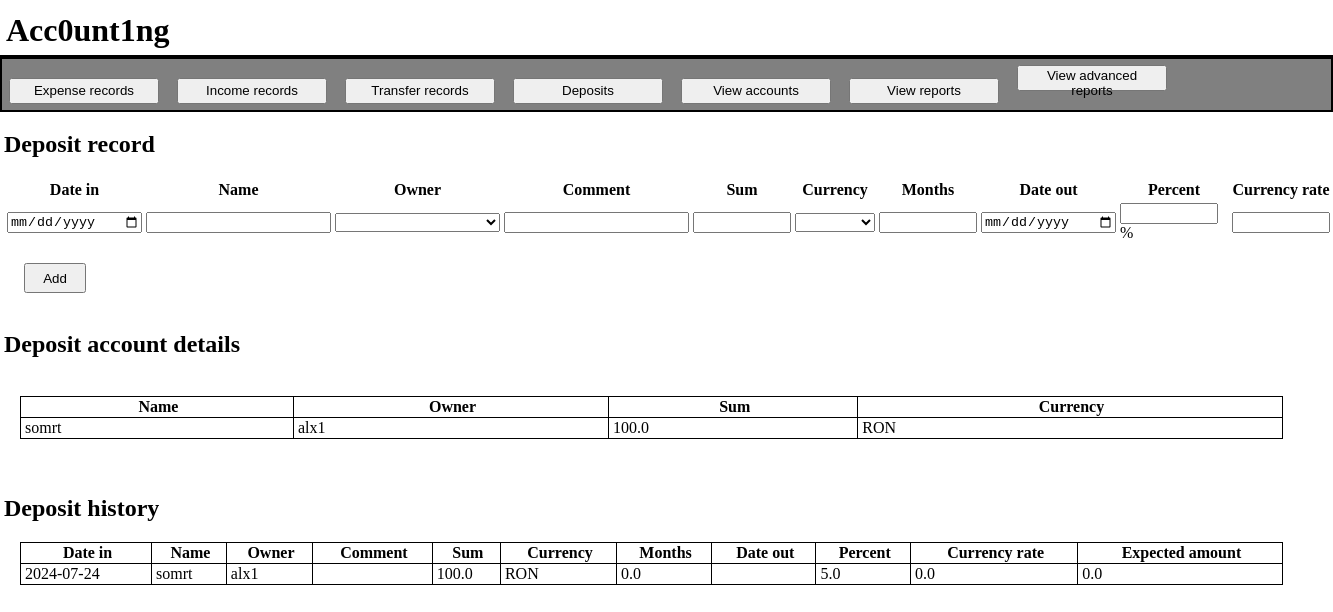
Page /add/deposit on the committed database.
### tables this page shows
CREATE TABLE PB_account_deposit (
                name text,
                person_bank text,
                sum real,
                currency text
            );

CREATE TABLE deposit (
                date_in text,
                name text,
                owner text,
                comment text,
                sum real,
                currency text,
                months real,
                date_out text,
                percent real,
                currency_rate real,
                expect real
            );

### api/api_run.py (the view, shortened to what this page needs)
@app.route("/add/deposit", methods = ["POST", "GET"])
def AddDeposit():
    if (request.method == "GET"):
        currencies = read_csv(SPVcurrPath)
        person_banks = Read('retacc')
        options = {
        'person_banks': person_banks,
        'currencies': currencies
        }
        data = Read('alldepacc')
        columns = ["Name", "Owner", "Sum", "Currency"]
        data2 = Read('alldep')
        columns2 = ["Date in", "Name", "Owner", "Comment", "Sum", "Currency", "Months" ,"Date out", "Percent", "Currency rate", "Expected amount"]
        return render_template("adddeposit.html", options=options, columns=columns, data=data, columns2=columns2, data2=data2)

### api/api_run.py (called while the page is built)
def read_csv(file_name):
    values = []
    with open(file_name, newline='') as csvfile:
        reader = csv.reader(csvfile)
        for row in reader:
            if row:
                values.append(row[0])
    return values

### api/templates/adddeposit.html
{% extends 'base.html' %}
{% block body %}
<h2>Deposit record</h2>
<form action="/add/deposit" method="post">
    <table>
        <tr>
            <th>Date in</th>
            <th>Name</th>
            <th>Owner</th>
            <th>Comment</th>
            <th>Sum</th>
            <th>Currency</th>
            <th>Months</th>
            <th>Date out</th>
            <th>Percent</th>
            <th>Currency rate</th>
        </tr>
        <tr>
            <td><input type="date" id="DateIn" name="DateIn" class="date" required></td>
            <td class="fields"><input type="text" id="Name" name="Name" autocomplete="off" required></td>
            <td class="fields">
                <select id="Owner" name="Owner" class="select" required>
                    <option value="" disabled selected> </option>
                    {% for person_bank in options.person_banks %}
                    <option value="{{ person_bank }}">{{ person_bank }}</option>
                    {% endfor %}
                </select>
            </td>
            <td class="fields"><input type="text" id="Comment" name="Comment" autocomplete="off"></td>
            <td class="SPfields"><input type="text" id="Sum" name="Sum" autocomplete="off" class="SPfields" required></td>
            <td>
                <select id="Currency" name="Currency" class="select_curr" required>
                    <option value="" disabled selected> </option>
                    {% for currency in options.currencies %}
                    <option value="{{ currency }}">{{ currency }}</option>
                    {% endfor %}
                </select>
            </td>
            <td class="SPfields"><input type="text" id="Months" name="Months" autocomplete="off" class="SPfields"></td>
            <td><input type="date" id="DateOut" name="DateOut" class="date"></td>
            <td><input type="text" id="Percent" name="Percent" class="percent" autocomplete="off" required>%</td>
            <td class="SPfields"><input type="text" id="CurrencyRate" name="Currency rate" class="SPfields"></td>
        </tr>
    </table><br>
    <input type="submit" value="Add" class="submitrec">
</form>
<br>
<h2>Deposit account details</h2>
<br>
{% if columns and data %}
<table class="reptable">
    <thead>
        <tr>
            {% for column in columns %}
            <th class="rep">{{ column }}</th>
            {% endfor %}
        </tr>
    </thead>
    <tbody>
        {% for row in data %}
        <tr>
            {% for cell in row %}
            <td class="rep">{{ cell }}</td>
            {% endfor %}
        </tr>
        {% endfor %}
    </tbody>
</table>
{% endif %}
<br>
{% if columns2 and data2 %}
<br>
<h2>Deposit history</h2>
<table class="reptable">
    <thead>
        <tr>
            {% for column in columns2 %}
            <th class="rep">{{ column }}</th>
            {% endfor %}
        </tr>
    </thead>
    <tbody>
        {% for row in data2 %}
        <tr>
            {% for cell in row %}
            <td class="rep">{{ cell }}</td>
            {% endfor %}
        </tr>
        {% endfor %}
    </tbody>
</table>
{% endif %}
{% endblock %}

### api/static/styles.css (style rules this page uses)
body { margin-left: 0px; margin-right: 0px; }
.reptable { margin-left: 16px; border-collapse: collapse; width: 95%; }
.reptable, .rep { padding-left: 4px; padding-top: 1px; padding-bottom: 1px; border: 1px solid; }
.submitrec { margin-left: 20px; width: 62px; height: 30px; }
.fields { width: 165px; }
.SPfields { width: 90px; }
.percent { width: 90px; }
.date { width: 130px; }
.select { width: 165px; }
.select_curr { width: 80px; }

### rows in the picture
PB_account_deposit: name "somrt", person_bank "alx1", sum "100.0", currency "RON"
deposit: date_in "2024-07-24", name "somrt", owner "alx1", sum "100.0", currency "RON", months "0.0", percent "5.0", currency_rate "0.0", expect "0.0"

### other values in the picture
{{ column }} "Name" "Owner" "Sum" "Currency"
{{ column }} "Date in" "Name" "Owner" "Comment" "Sum" "Currency" "Months" "Date out" "Percent" "Currency rate" "Expected amount"
